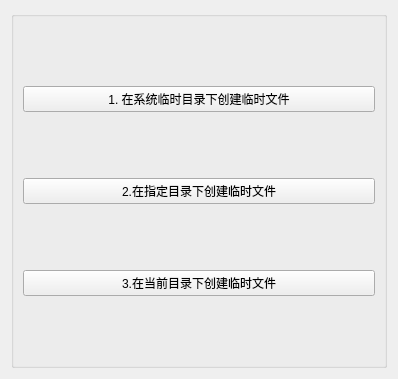
      <widget class="QWidget" name="pageTempFile">
       <property name="geometry">
        <rect>
         <x>0</x>
         <y>0</y>
         <width>398</width>
         <height>379</height>
        </rect>
       </property>
       <attribute name="icon">
        <iconset resource="res.qrc">
         <normaloff>:/images/images/174.JPG</normaloff>:/images/images/174.JPG</iconset>
       </attribute>
       <attribute name="label">
        <string>QTemporaryFile类</string>
       </attribute>
       <layout class="QVBoxLayout" name="verticalLayout_11">
        <item>
         <widget class="QGroupBox" name="groupBox_12">
          <property name="title">
           <string/>
          </property>
          <layout class="QVBoxLayout" name="verticalLayout_12">
           <item>
            <widget class="QPushButton" name="pushButton_25">
             <property name="minimumSize">
              <size>
               <width>0</width>
               <height>25</height>
              </size>
             </property>
             <property name="toolTip">
              <string>在QDir::tempPath()返回的系统临时目录下创建临时文件</string>
             </property>
             <property name="text">
              <string>1. 在系统临时目录下创建临时文件</string>
             </property>
            </widget>
           </item>
           <item>
            <widget class="QPushButton" name="pushButton_69">
             <property name="toolTip">
              <string>在指定目录下创建临时文件</string>
             </property>
             <property name="text">
              <string>2.在指定目录下创建临时文件</string>
             </property>
            </widget>
           </item>
           <item>
            <widget class="QPushButton" name="pushButton_70">
             <property name="toolTip">
              <string>在QDir::currentPath()表示的当前目录下创建临时文件</string>
             </property>
             <property name="text">
              <string>3.在当前目录下创建临时文件</string>
             </property>
            </widget>
           </item>
          </layout>
         </widget>
        </item>
       </layout>
      </widget>
